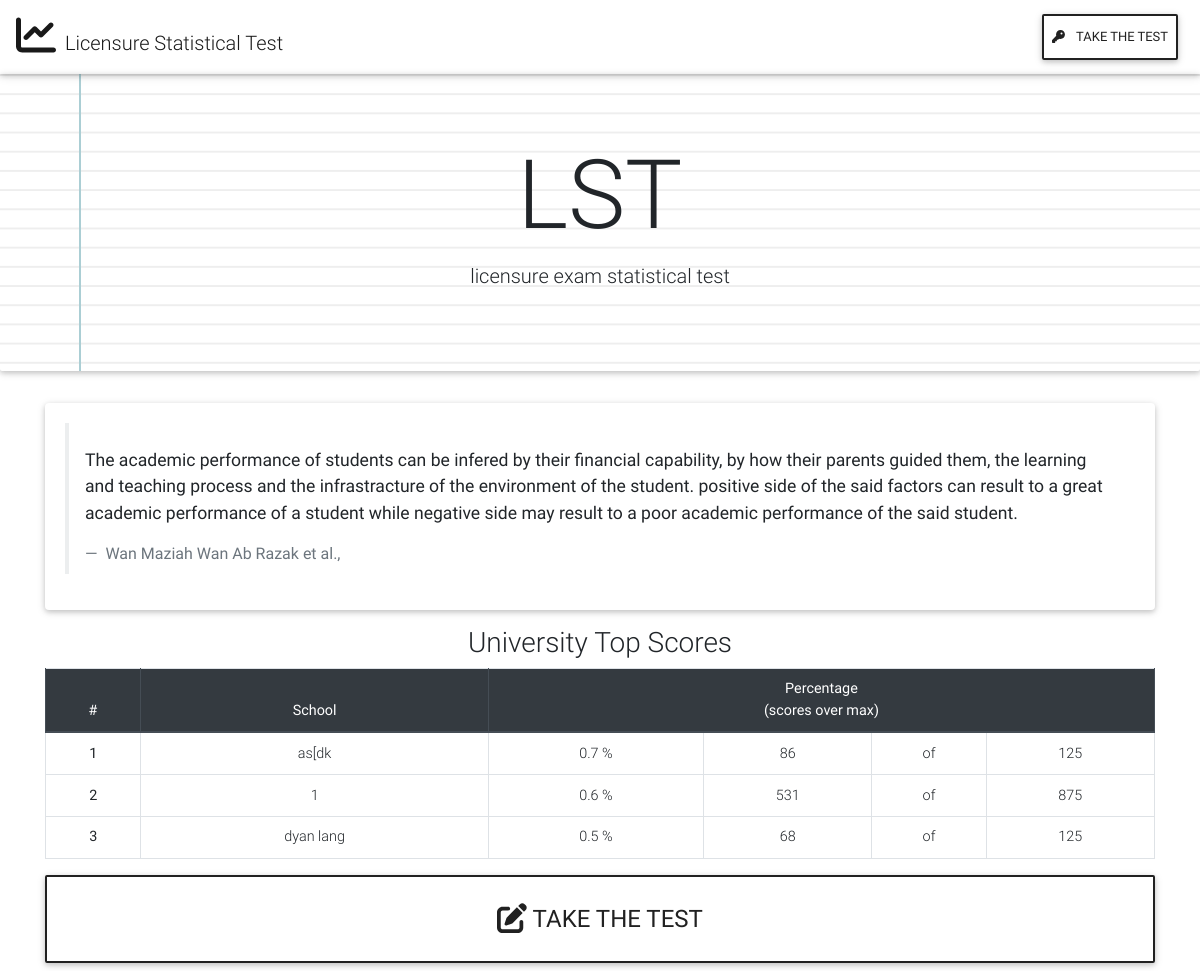
The app's page /, older data.
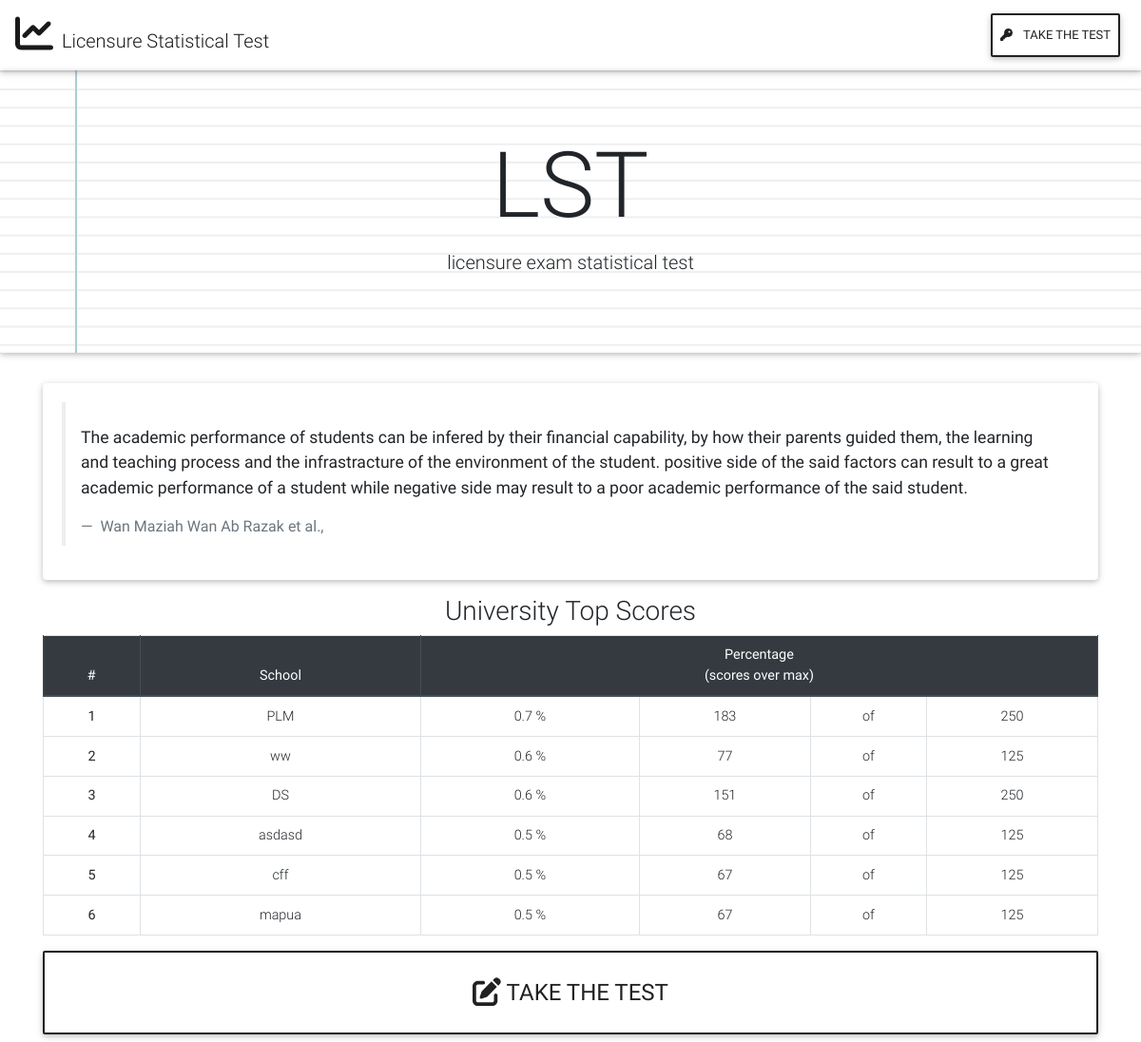
The same page, newer data.
### index/models.py (models this page shows, shortened)
class Statistic(models.Model) :
	name  = models.CharField(max_length = 100)
	course = models.CharField(max_length = 100)
	university = models.CharField(max_length = 100)
	f1 = models.IntegerField(verbose_name = 'Personal Factor 1')
	f2 = models.IntegerField(verbose_name = 'Personal Factor 2')
	f3 = models.IntegerField(verbose_name = 'Personal Factor 3')
	f4 = models.IntegerField(verbose_name = 'Personal Factor 4')
	f5 = models.IntegerField(verbose_name = 'Personal Factor 5')
	f6 = models.IntegerField(verbose_name = 'Family Factor 1')
	f7 = models.IntegerField(verbose_name = 'Family Factor 2')
	f8 = models.IntegerField(verbose_name = 'Family Factor 3')
	f9 = models.IntegerField(verbose_name = 'Family Factor 4')
	f10 = models.IntegerField(verbose_name = 'Family Factor 5')
	f11 = models.IntegerField(verbose_name = 'Peer Factor 1')
	f12 = models.IntegerField(verbose_name = 'Peer Factor 2')
	f13 = models.IntegerField(verbose_name = 'Peer Factor 3')
	f14 = models.IntegerField(verbose_name = 'Peer Factor 4')
	f15 = models.IntegerField(verbose_name = 'Peer Factor 5')
	f16 = models.IntegerField(verbose_name = 'School Factor 1')
	f17 = models.IntegerField(verbose_name = 'School Factor 2')
	f18 = models.IntegerField(verbose_name = 'School Factor 3')
	f19 = models.IntegerField(verbose_name = 'School Factor 4')
	f20 = models.IntegerField(verbose_name = 'School Factor 5')
	f21 = models.IntegerField(verbose_name = 'Miscellenaous Factor 1')
	f22 = models.IntegerField(verbose_name = 'Miscellenaous Factor 2')
	f23 = models.IntegerField(verbose_name = 'Miscellenaous Factor 3')
	f24 = models.IntegerField(verbose_name = 'Miscellenaous Factor 4')
	f25 = models.IntegerField(verbose_name = 'Miscellenaous Factor 5')
	total = models.IntegerField(default = 0 , null=True, verbose_name = 'Total')
	over = models.DecimalField(decimal_places=2, max_digits=12, default=0, null=True, verbose_name='Average')
	o1 = models.IntegerField(default=0, null=True, verbose_name='Overall 1')
	o2 = models.IntegerField(default=0, null=True, verbose_name='Overall 2')
	o3 = models.IntegerField(default=0, null=True, verbose_name='Overall 3')
	o4 = models.IntegerField(default=0, null=True, verbose_name='Overall 4')
	o5 = models.IntegerField(default=0, null=True, verbose_name='Overall 5')
	state  = models.CharField(max_length=100)
	def getUniversity(self):
		return self.university
	def getTotal(self):
		return self.total
	@staticmethod
	def Max():
		return 125

### index/views.py (the view)
# urls.py: path('', views.index, name = 'index'),
def index(request):
	d = dict()
	for obj in models.Statistic.objects.all() :
		if obj.getUniversity() in d :
			d[obj.getUniversity()][0] += obj.getTotal()
			d[obj.getUniversity()][1] += models.Statistic.Max()
		else :
			d.update({obj.getUniversity() : [obj.getTotal(), models.Statistic.Max() ] })
	sorted_d = sorted(d.items(), key=lambda d: d[1][0] / d[1][1])
	sorted_d = sorted_d[::-1]
	l = []
	for i,x in enumerate(sorted_d) :
		l.append( It(i+1,x) )
	context = { 'objects' : l }
	return render(request, 'index/p-ind.html', context)

### index/templates/index/p-ind.html (shortened to what this page needs)
{% extends "base.html" %}
{% block content %}
	<div class="jumbotron jumbotron-fluid text-center paper-gradient">
		<h1 class="display-1"> LST </h1>
		<p class="lead">licensure exam statistical test </p>
	</div>
	<div class="container">
		<div class="card card-body mb-3">
			<blockquote class="blockquote">
				<p class="mb-0">The academic performance of students can be infered by  their financial capability, by how their parents guided them, the learning and teaching process and the infrastracture of the environment of the student. positive side of the said factors can result to a great academic performance of a student while negative side may result to a poor academic performance of the said student. </p>
				<footer class="blockquote-footer">
Wan Maziah Wan Ab Razak et al.,
				</footer>
			</blockquote>
		</div>
		<h3 class="text-center"> University Top Scores </h3>
		<table class="table table-responsive-lg table-sm table-hover table-bordered text-center">
		<thead class="thead-dark">
			<tr>
				<th scope="col">#</th>
				<th scope="col">School</th>
				<th scope="col" colspan="4">Percentage<br />(scores over max)</th>
			</tr>
		</thead>
        	{% if objects %}
        		{% for obj in objects %}
        		<tr>
                    	<th scope="row">{{ obj.id }}</th>
                   	<td>{{ obj.label }}</td>
			<td>{{obj.val|floatformat}} % </td>
                    	<td>{{ obj.orig }}</td>
                    	<td>of</td>
                    	<td>{{ obj.max }}</td>
                	</tr>
        		{% endfor %}
        	{% endif %}
		</table>
	<a class="btn btn-lg btn-block btn-outline-dark my-2 p-4" href= "{% url 'index:ind-add' %}" style="font-size: 1.5em;">
		<i class="fa fa-edit fa-lg"></i>
		TAKE THE TEST
	</a>
	</div>
{% endblock content %}

### index/templates/base.html (shortened to what this page needs)
{% load static %}
<!DOCTYPE html>
<html>
	<head>
		<link rel="stylesheet" href="{% static 'css/bootstrap.min.css' %}">
    	<link rel="stylesheet" href="{% static 'css/mdb.min.css' %}">
	</head>
	<body>
		{% include 'index/header.html' %}
		{% block content %}
        {% endblock %}
	</body>
</html>

### index/templates/index/header.html (shortened to what this page needs)
{% load static %}
<header class="site-header">
		<nav class = "navbar navbar-expand-md navbar-light">
			<a class="navbar-brand" href="{% url 'index:ind' %}">
			<i class="fas fa-chart-line fa-2x mr-1" alt="Licensure"></i>
                Licensure Statistical Test
			</a>
			 <div class="collapse navbar-collapse justify-content-end" id="testogarimasu">
			 	<ul class="nav navbar-nav text-dark">
				 	<li>
				 		<a class="nav-link btn btn-outline-dark" href = "{% url 'index:ind-add' %}">
							<i class="fa fa-key mr-2"></i>
							Take The Test
				 		</a>
				 	</li>
				</ul>
			 </div>
		</nav>
</header>

### index/templates/paper.css (style rules this page uses)
.paper-gradient { background-color: #fff; background-image: linear-gradient(90deg, transparent 79px, #abced4 79px, #abced4 81px, transparent 81px), linear-gradient(#eee .1em, transparent .1em); background-size: 100% 1.2em; }

Row changes from the older to the newer data that the page shows:
removed Statistic: label "as[dk"
removed Statistic: label "dyan lang"
added Statistic: label "PLM"
added Statistic: label "ww"
added Statistic: label "DS"
added Statistic: label "asdasd"
added Statistic: label "cff"
added Statistic: label "mapua"
Text that changed along with them:
new list line: "1 0.7 % 183 of 250"
new list line: "2 0.6 % 77 of 125"
new list line: "3 0.6 % 151 of 250"
new list line: "4 0.5 % 68 of 125"
new list line: "5 0.5 % 67 of 125"
new list line: "6 0.5 % 67 of 125"
list line gone: "1 0.7 % 86 of 125"
list line gone: "2 1 0.6 % 531 of 875"
list line gone: "3 0.5 % 68 of 125"
